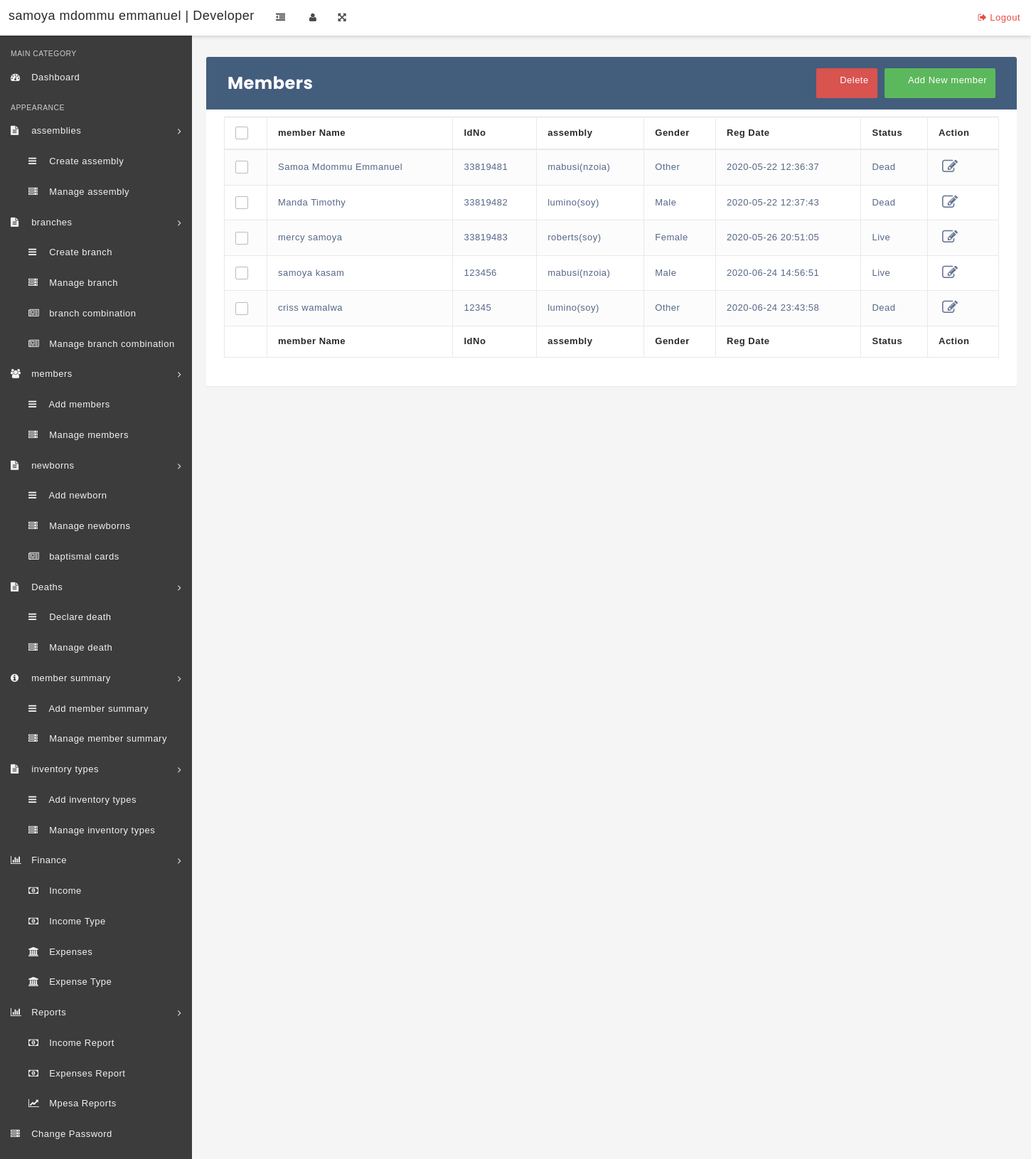
Screenshot of /manage-member.php with the database file from the repository.
### tables this page shows
CREATE TABLE `members` (
  `id` int(11) NOT NULL,
  `memberName` varchar(100) NOT NULL,
  `IdNo` varchar(100) NOT NULL,
  `memberEmail` varchar(100) NOT NULL,
  `Gender` varchar(10) NOT NULL,
  `DOB` varchar(100) NOT NULL,
  `assemblyId` int(11) NOT NULL,
  `RegDate` timestamp NOT NULL DEFAULT CURRENT_TIMESTAMP,
  `UpdationDate` timestamp NULL DEFAULT CURRENT_TIMESTAMP,
  `Status` int(1) NOT NULL
);

CREATE TABLE `assembly` (
  `id` int(11) NOT NULL,
  `name` varchar(80) DEFAULT NULL,
  `nameNumeric` int(4) NOT NULL,
  `location` varchar(5) NOT NULL,
  `CreationDate` timestamp NOT NULL DEFAULT CURRENT_TIMESTAMP,
  `UpdationDate` timestamp NOT NULL DEFAULT '0000-00-00 00:00:00' ON UPDATE CURRENT_TIMESTAMP
);

### manage-member.php (the view, shortened to what this page needs)
<?php
include('includes/config.php');
if(strlen($_SESSION['alogin'])=="")
    {
    header("Location: index.php");
    }
    else{
?>
<!DOCTYPE html>
<html lang="en">
    <head>
        <link rel="stylesheet" href="css/bootstrap.min.css" media="screen" >
        <link rel="stylesheet" href="css/font-awesome.min.css" media="screen" >
        <link rel="stylesheet" href="css/animate-css/animate.min.css" media="screen" >
        <link rel="stylesheet" href="css/lobipanel/lobipanel.min.css" media="screen" >
        <link rel="stylesheet" href="css/prism/prism.css" media="screen" >
        <link rel="stylesheet" type="text/css" href="js/DataTables/datatables.min.css"/>
        <link rel="stylesheet" href="css/main.css" media="screen" >
    </head>
    <body class="top-navbar-fixed">
        <div class="main-wrapper">
   <?php include('includes/topbar.php');?>
            <div class="content-wrapper">
                <div class="content-container">
<?php include('includes/leftbar.php');?>
<div class="container">
        <div class="table-wrapper">
            <div class="table-title">
                <div class="row">
                    <div class="col-sm-6">
                        <h2 style="color: white;"><b>Members</b></h2>
                    </div>
                    <div class="col-sm-6">
                        <a href="#add-member" class="btn btn-success" data-toggle="modal"><i class="material-icons">&#xE147;</i> <span>Add New member</span></a>
                        <a href="#deleteEmployeeModal" class="btn btn-danger" data-toggle="modal"><i class="material-icons">&#xE15C;</i> <span>Delete</span></a>
                    </div>
                </div>
            </div>
            <table id="example" class="display table table-striped table-bordered">
                <thead>
                    <tr>
                        <th>
                            <span class="custom-checkbox">
                                <label for="selectAll"></label>
                            </span>
                        </th>
                                                            <th>member Name</th>
                                                            <th>IdNo</th>
                                                            <th>assembly</th>
                                                             <th>Gender</th>
                                                            <th>Reg Date</th>
                                                            <th>Status</th>
                                                            <th>Action</th>
                                                        </tr>
                                                    </thead>
                                                    <tfoot>
                                                        <tr>
                                                          <th></th>
                                                            <th>member Name</th>
                                                            <th>IdNo</th>
                                                            <th>assembly</th>
                                                            <th>Gender</th>
                                                            <th>Reg Date</th>
                                                            <th>Status</th>
                                                            <th>Action</th>
                                                        </tr>
                                                    </tfoot>
                                                    <tbody>
<?php $sql = "SELECT members.memberName,members.idNo,members.RegDate,members.id,members.Gender,members.Status,assembly.name,assembly.location from members join assembly on assembly.id=members.assemblyId ";
$query = $dbh->prepare($sql);
$query->execute();
$results=$query->fetchAll(PDO::FETCH_OBJ);
$cnt=1;
if($query->rowCount() > 0)
{
foreach($results as $result)
{   ?>
<tr>
                                <td>
                            <span class="custom-checkbox">
                                <label for="checkbox1"></label>
                            </span>
                        </td>
                                                            <td><?php echo htmlentities($result->memberName);?></td>
                                                            <td><?php echo htmlentities($result->idNo);?></td>
                                                            <td><?php echo htmlentities($result->name);?>(<?php echo htmlentities($result->location);?>)</td>
                                                            <td><?php echo htmlentities($result->Gender);?></td>
                                                            <td><?php echo htmlentities($result->RegDate);?></td>
                                                             <td><?php if($result->Status==1){
echo htmlentities('Live');
}
else{
   echo htmlentities('Dead');
}
                                                                ?></td>
<td>
<a href="edit-member.php?stid=<?php echo htmlentities($result->id);?>"><i class="fa fa-edit" title="Edit Record"></i> </a>
</td>
</tr>
<?php $cnt=$cnt+1;}} ?>
                                                    </tbody>
                                                </table>
                                            </div>
                                        </div>
                                    </div>
                                                </div>
                                            </div>
    </body>
</html>
<?php } ?>

### rows the page displays
members: memberName "Samoa Mdommu Emmanuel", IdNo "33819481", assemblyId.name "mabusi", assemblyId.location "nzoia", Gender "Other", RegDate "2020-05-22 12:36:37"
members: memberName "Manda Timothy", IdNo "33819482", assemblyId.name "lumino", assemblyId.location "soy", Gender "Male", RegDate "2020-05-22 12:37:43"
members: memberName "mercy samoya", IdNo "33819483", assemblyId.name "roberts", assemblyId.location "soy", Gender "Female", RegDate "2020-05-26 20:51:05"
members: memberName "samoya kasam", IdNo "123456", assemblyId.name "mabusi", assemblyId.location "nzoia", Gender "Male", RegDate "2020-06-24 14:56:51"
members: memberName "criss wamalwa", IdNo "12345", assemblyId.name "lumino", assemblyId.location "soy", Gender "Other", RegDate "2020-06-24 23:43:58"
